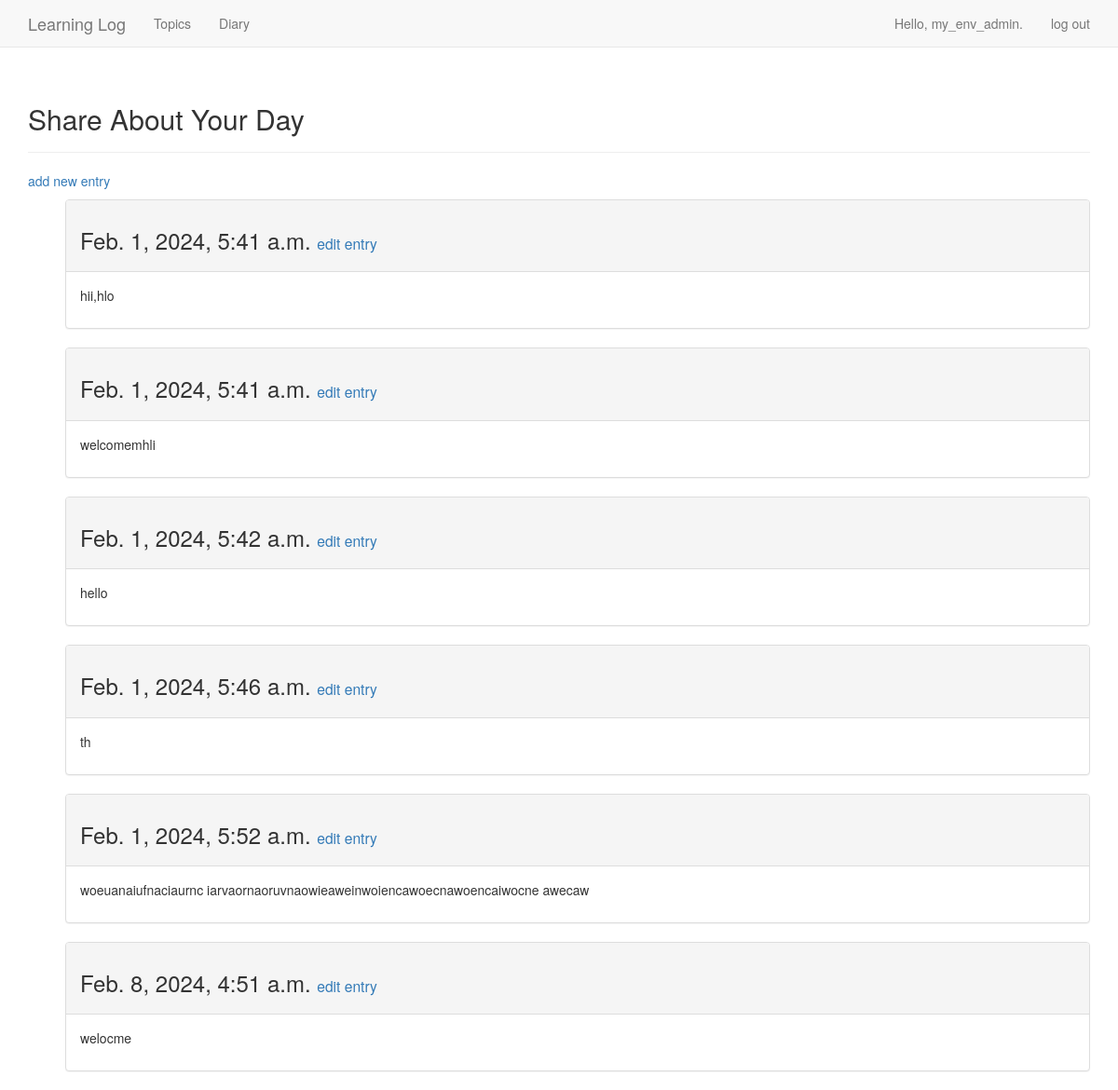
Screenshot of /Diary/ (signed in) with the database file from the repository.
### learning_logs/models.py (models this page shows, shortened)
class DiaryEntry(models.Model):
    entry_text = models.TextField()
    entry_date = models.DateTimeField(auto_now_add=True)
    class Meta:
        verbose_name_plural = 'entries'

### learning_logs/views.py (the view)
@login_required
def Diary(request):
    entries = DiaryEntry.objects.all()
    context = {'entries': entries}
    return render(request, 'learning_logs/Diary.html', context)

### learning_logs/templates/learning_logs/Diary.html
{% extends "learning_logs/base.html" %}
{% load bootstrap3 %}
{% block header %}
<h2> Share About Your Day</h2>
{% endblock header %}
{% block content %}
<p>
    <a href="{% url 'new_diary_entry' %}">add new entry</a>
 </p>
{% if entries %}
    <ul>
        {% for entry in entries %}
        <div class="panel panel-default">
            <div class="panel-heading">
                <h3>
                {{ entry.entry_date }}
               <small>
                <a href="{% url 'diary_entry_edit' entry.id %}">
                edit entry</a>
                </small>
                </h3>
                </div>
               <div class="panel-body">
                {{ entry.entry_text|linebreaks }}
                </div>
                </div>
               {% empty %}
               There are no entries for this topic yet.
               {% endfor %}
    </ul>
{% else %}
    <p>No entries yet.</p>
{% endif %}
{% endblock content %}

### learning_logs/templates/learning_logs/base.html (shortened to what this page needs)
{% load bootstrap3 %}
<!DOCTYPE html>
<html lang="en">
    <head>
        {% bootstrap_css %}
    </head>
<body>
<nav class="navbar navbar-default navbar-static-top">
    <div class="container">
        <div class="navbar-header">
        <a class="navbar-brand" href="{% url 'index' %}">
            Learning Log</a>
            </div>
            <div id="navbar" class="navbar-collapse collapse">
            <ul class="nav navbar-nav">
            <li><a href="{% url 'topics' %}">Topics</a></li>
            <li><a href="{% url 'Diary' %}">Diary</a></li>
            </ul>
            <ul class="nav navbar-nav navbar-right">
            {% if user.is_authenticated %}
            <li><a>Hello, {{ user.username }}.</a></li>
            <li><a href="{% url 'logout' %}">log out</a></li>
            {% else %}
            <li><a href="{% url 'register' %}">register</a></li>
            <li><a href="{% url 'login' %}">log in</a></li>
            {% endif %}
            </ul>
            </div>
        </div>
    </nav>
    <div class="container">
        <div class="page-header">
       {% block header %}{% endblock header %}
        </div>
        <div>
       {% block content %}{% endblock content %}
        </div>
        </div>
        </body>
</html>

### rows the page displays
DiaryEntry: entry_date "Feb. 1, 2024, 5:41 a.m.", entry_text "hii,hlo"
DiaryEntry: entry_date "Feb. 1, 2024, 5:41 a.m.", entry_text "welcomemhli"
DiaryEntry: entry_date "Feb. 1, 2024, 5:42 a.m.", entry_text "hello"
DiaryEntry: entry_date "Feb. 1, 2024, 5:46 a.m.", entry_text "th"
DiaryEntry: entry_date "Feb. 1, 2024, 5:52 a.m.", entry_text "woeuanaiufnaciaurnc iarvaornaoruvnaowieaweinwoiencawoecnawoencaiwocne awecaw"
DiaryEntry: entry_date "Feb. 8, 2024, 4:51 a.m.", entry_text "welocme"

### other values shown
{{ user.username }} "my_env_admin"
